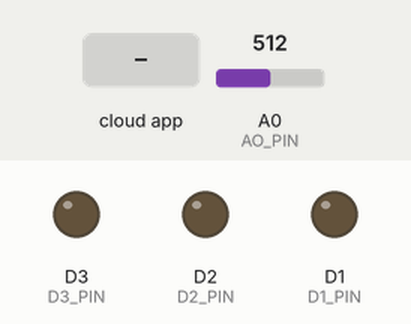
A sketch run on a simulated ESP8266 (NodeMCU). Shown: output pins drawn as LEDs (lit = HIGH). The inputs (shaded band) are chosen by the test bench; at power-on: A0 (AO_PIN) = 512. WiFi joins after 1.5 s; servers stay silent unless stated; the Firebase database answers and starts empty; what the sketch prints to the serial monitor is not drawn.

Above: at 12.9 s.
13.0 s: A0 (AO_PIN) set to 543
15.5 s: A0 (AO_PIN) set to 560
At 18.1 s:
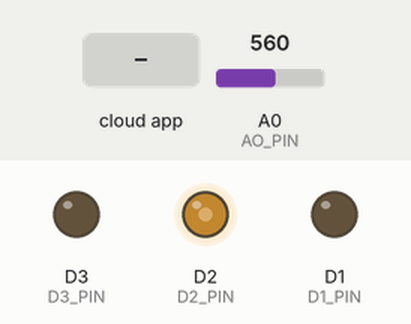
18.4 s: the phone or cloud app sets Manuelno to 1
At 20.5 s:
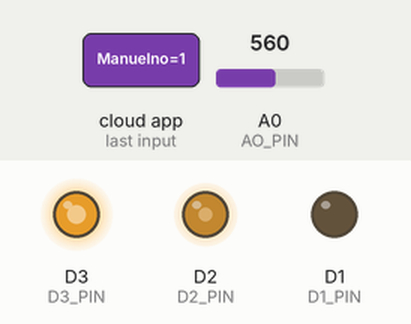
20.8 s: the phone or cloud app sets Manuelno to 0
At 21.8 s:
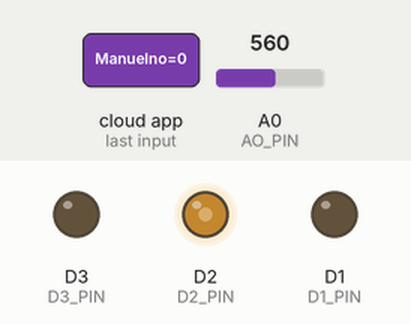
23.0 s: A0 (AO_PIN) set to 610
At 26.7 s:
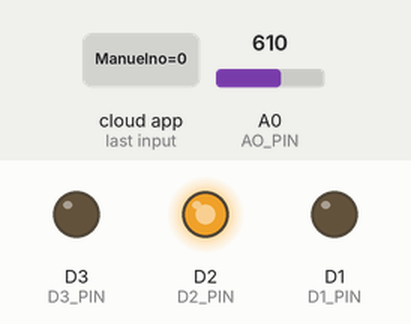
27.0 s: the phone or cloud app sets Manuelno to 1
At 29.2 s:
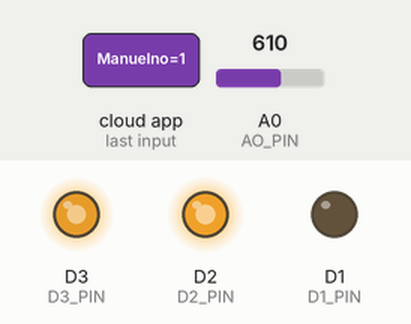
Timing chart, 0 to 30.5 s (numbered marks = the images above; inputs shaded):
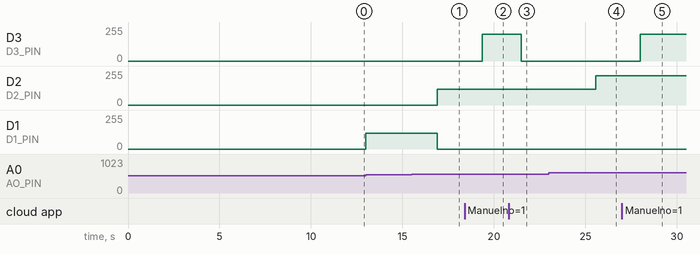

The sketch:

Hamzino.ino
```cpp
#include <Arduino.h>
#include <ESP8266WiFi.h>
#include <Firebase_ESP_Client.h>
#include "addons/TokenHelper.h"
#include "addons/RTDBHelper.h"

#define WIFI_SSID "HebaccioIOT"
#define WIFI_PASSWORD "HebaccioIOT"
#define API_KEY "AIzaSyC6fc_YTYAbCvYKj4QJQAjDiFtMC8srh1k"
#define DATABASE_URL "https://gas-sensor-iot-42b82-default-rtdb.europe-west1.firebasedatabase.app/"

#define AO_PIN A0
#define D1_PIN D1
#define D2_PIN D2
#define D3_PIN D3
#define GRN_PIN GRND

FirebaseData fbdo;
FirebaseAuth auth;
FirebaseConfig config;

unsigned long sendDataPrevMillis = 0;
bool signupOK = false;
double gasValue = 0;
bool manuelno = false;


void setup() {
  // Initialize the Serial to communicate with the Serial Monitor.
  Serial.begin(115200);
  Serial.println("Warming up the MQ2 sensor");
  delay(10000);  // wait for the MQ2 to warm up

    WiFi.begin(WIFI_SSID, WIFI_PASSWORD);
    Serial.println("Connecting to WiFi");

    while (WiFi.status() != WL_CONNECTED)
    {
      Serial.print("Connecting");
      for(int i = 0; i<=2; i++){
        delay(100);
        Serial.print(".");
      }
      delay(550);
    }

    Serial.println();
    Serial.print("Connected with IP: ");
    Serial.println(WiFi.localIP());
    Serial.println();

    /* Assign the api key (required) */
    config.api_key = API_KEY;

    /* Assign the RTDB URL (required) */
    config.database_url = DATABASE_URL;

    /* Sign up */
    if (Firebase.signUp(&config, &auth, "", "")) {
      Serial.println("SignUp OK");
      signupOK = true;
    }
    else
    {
      Serial.printf("%s\n", config.signer.signupError.message.c_str());
    }

    /* Assign the callback function for the long running token generation task */
    config.token_status_callback = tokenStatusCallback; //see addons/TokenHelper.h

    Firebase.begin(&config, &auth);
    Firebase.reconnectWiFi(true);
}
void loop(){
    if (Firebase.ready() && signupOK && (millis() - sendDataPrevMillis > 1000 || sendDataPrevMillis == 0))
    {
      sendDataPrevMillis = millis();
      gasValue = analogRead(AO_PIN);
      delay(500);

      Serial.print("MQ2 sensor AO value: ");
      Serial.println(gasValue);
      delay(500);

      if(Firebase.RTDB.getBool(&fbdo, "/Sensor/Manuelno"))
      {
        if (fbdo.dataType() == "boolean")
        {
          manuelno = fbdo.boolData();
          if(manuelno)
          {
             onoff();
          }
          else
          {
            analogWrite(D3, 0);

            if (Firebase.RTDB.setDouble(&fbdo, "Sensor/Data", gasValue))
            {
              if(gasValue<=550)
              {
                func();
                analogWrite(D1, 120);
              }
              else if(gasValue>550 && gasValue<=600)
              {
                func();
                analogWrite(D2, 120);
              }
              else
              {
                func();
                analogWrite(D2, 220);
              }

              if (isnan(gasValue))
              {
                Serial.println(F("Failed to read from MQ2 sensor!"));
                return;
              }
            }
            else
            {
                Serial.println("FAILED! REASON: " + fbdo.errorReason());
            }
          }
        }
      }
    }
}
void func(){
  analogWrite(D1, 0);
  analogWrite(D2, 0);
  analogWrite(D3, 0);
}
void onoff(){
  analogWrite(D3, 200);
  delay(1000);
}
```

Measured:
- the behaviour switches between 550 and 551 on A0 (AO_PIN) (found by bisection; images 0 and 1)
- after the input at 15.5 s, D2 (D2_PIN): 0/255 → 120/255 after 1.4 s; D1 (D1_PIN): 120/255 → 0/255 after 1.4 s
- after the input at 18.4 s, D3 (D3_PIN): 0/255 → 200/255 after 0.96 s
- after the input at 20.8 s, D3 (D3_PIN): 200/255 → 0/255 after 0.71 s
- after the input at 23.0 s, D2 (D2_PIN): 120/255 → 220/255 after 2.6 s
- after the input at 27.0 s, D3 (D3_PIN): 0/255 → 200/255 after 1.0 s
